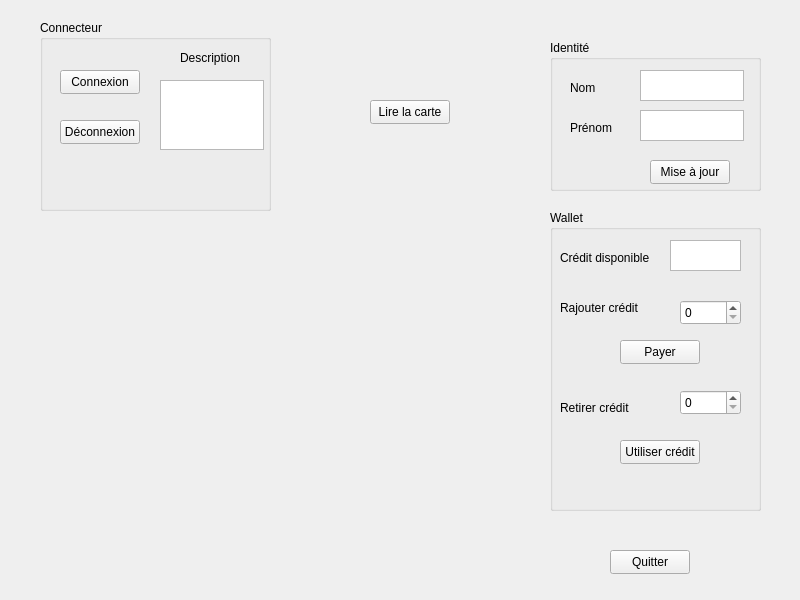
<?xml version="1.0" encoding="UTF-8"?>
<ui version="4.0">
 <class>window</class>
 <widget class="QWidget" name="window">
  <property name="geometry">
   <rect>
    <x>0</x>
    <y>0</y>
    <width>800</width>
    <height>600</height>
   </rect>
  </property>
  <property name="windowTitle">
   <string>window</string>
  </property>
  <widget class="QPushButton" name="Quitter">
   <property name="geometry">
    <rect>
     <x>610</x>
     <y>550</y>
     <width>80</width>
     <height>24</height>
    </rect>
   </property>
   <property name="text">
    <string>Quitter</string>
   </property>
  </widget>
  <widget class="QPushButton" name="LireCarte">
   <property name="geometry">
    <rect>
     <x>370</x>
     <y>100</y>
     <width>80</width>
     <height>24</height>
    </rect>
   </property>
   <property name="text">
    <string>Lire la carte</string>
   </property>
  </widget>
  <widget class="QGroupBox" name="groupBox">
   <property name="geometry">
    <rect>
     <x>550</x>
     <y>40</y>
     <width>211</width>
     <height>151</height>
    </rect>
   </property>
   <property name="title">
    <string>Identité</string>
   </property>
   <widget class="QTextEdit" name="Nom">
    <property name="geometry">
     <rect>
      <x>90</x>
      <y>30</y>
      <width>104</width>
      <height>31</height>
     </rect>
    </property>
   </widget>
   <widget class="QLabel" name="label">
    <property name="geometry">
     <rect>
      <x>20</x>
      <y>40</y>
      <width>49</width>
      <height>16</height>
     </rect>
    </property>
    <property name="text">
     <string>Nom</string>
    </property>
   </widget>
   <widget class="QTextEdit" name="Prenom">
    <property name="geometry">
     <rect>
      <x>90</x>
      <y>70</y>
      <width>104</width>
      <height>31</height>
     </rect>
    </property>
   </widget>
   <widget class="QLabel" name="label_2">
    <property name="geometry">
     <rect>
      <x>20</x>
      <y>80</y>
      <width>49</width>
      <height>16</height>
     </rect>
    </property>
    <property name="text">
     <string>Prénom</string>
    </property>
   </widget>
   <widget class="QPushButton" name="Maj">
    <property name="geometry">
     <rect>
      <x>100</x>
      <y>120</y>
      <width>80</width>
      <height>24</height>
     </rect>
    </property>
    <property name="text">
     <string>Mise à jour</string>
    </property>
   </widget>
  </widget>
  <widget class="QGroupBox" name="groupBox_2">
   <property name="geometry">
    <rect>
     <x>40</x>
     <y>20</y>
     <width>231</width>
     <height>191</height>
    </rect>
   </property>
   <property name="title">
    <string>Connecteur</string>
   </property>
   <widget class="QTextEdit" name="Affichage">
    <property name="geometry">
     <rect>
      <x>120</x>
      <y>60</y>
      <width>104</width>
      <height>70</height>
     </rect>
    </property>
   </widget>
   <widget class="QLabel" name="label_3">
    <property name="geometry">
     <rect>
      <x>140</x>
      <y>30</y>
      <width>71</width>
      <height>16</height>
     </rect>
    </property>
    <property name="text">
     <string>Description</string>
    </property>
   </widget>
   <widget class="QPushButton" name="Connect">
    <property name="geometry">
     <rect>
      <x>20</x>
      <y>50</y>
      <width>80</width>
      <height>24</height>
     </rect>
    </property>
    <property name="text">
     <string>Connexion</string>
    </property>
   </widget>
   <widget class="QPushButton" name="Disconnect">
    <property name="geometry">
     <rect>
      <x>20</x>
      <y>100</y>
      <width>80</width>
      <height>24</height>
     </rect>
    </property>
    <property name="text">
     <string>Déconnexion</string>
    </property>
   </widget>
  </widget>
  <widget class="QGroupBox" name="groupBox_3">
   <property name="geometry">
    <rect>
     <x>550</x>
     <y>210</y>
     <width>211</width>
     <height>301</height>
    </rect>
   </property>
   <property name="title">
    <string>Wallet</string>
   </property>
   <widget class="QSpinBox" name="RajoutCredit">
    <property name="geometry">
     <rect>
      <x>130</x>
      <y>90</y>
      <width>61</width>
      <height>25</height>
     </rect>
    </property>
    <property name="maximum">
     <number>4999</number>
    </property>
   </widget>
   <widget class="QTextBrowser" name="CreditDispo">
    <property name="geometry">
     <rect>
      <x>120</x>
      <y>30</y>
      <width>71</width>
      <height>31</height>
     </rect>
    </property>
   </widget>
   <widget class="QLabel" name="label_4">
    <property name="geometry">
     <rect>
      <x>10</x>
      <y>40</y>
      <width>101</width>
      <height>16</height>
     </rect>
    </property>
    <property name="text">
     <string>Crédit disponible</string>
    </property>
   </widget>
   <widget class="QLabel" name="label_5">
    <property name="geometry">
     <rect>
      <x>10</x>
      <y>90</y>
      <width>91</width>
      <height>16</height>
     </rect>
    </property>
    <property name="text">
     <string>Rajouter crédit</string>
    </property>
   </widget>
   <widget class="QPushButton" name="Payer">
    <property name="geometry">
     <rect>
      <x>70</x>
      <y>130</y>
      <width>80</width>
      <height>24</height>
     </rect>
    </property>
    <property name="text">
     <string>Payer</string>
    </property>
   </widget>
   <widget class="QLabel" name="label_6">
    <property name="geometry">
     <rect>
      <x>10</x>
      <y>190</y>
      <width>81</width>
      <height>16</height>
     </rect>
    </property>
    <property name="text">
     <string>Retirer crédit</string>
    </property>
   </widget>
   <widget class="QPushButton" name="RetirerCredit">
    <property name="geometry">
     <rect>
      <x>70</x>
      <y>230</y>
      <width>80</width>
      <height>24</height>
     </rect>
    </property>
    <property name="text">
     <string>Utiliser crédit</string>
    </property>
   </widget>
   <widget class="QSpinBox" name="spinBox_2">
    <property name="geometry">
     <rect>
      <x>130</x>
      <y>180</y>
      <width>61</width>
      <height>25</height>
     </rect>
    </property>
    <property name="maximum">
     <number>4999</number>
    </property>
   </widget>
  </widget>
  <widget class="QLabel" name="image">
   <property name="enabled">
    <bool>true</bool>
   </property>
   <property name="geometry">
    <rect>
     <x>110</x>
     <y>290</y>
     <width>331</width>
     <height>221</height>
    </rect>
   </property>
   <property name="text">
    <string/>
   </property>
   <property name="pixmap">
    <pixmap>../logo-odalid.png</pixmap>
   </property>
   <property name="scaledContents">
    <bool>true</bool>
   </property>
  </widget>
 </widget>
 <resources/>
 <connections/>
</ui>
